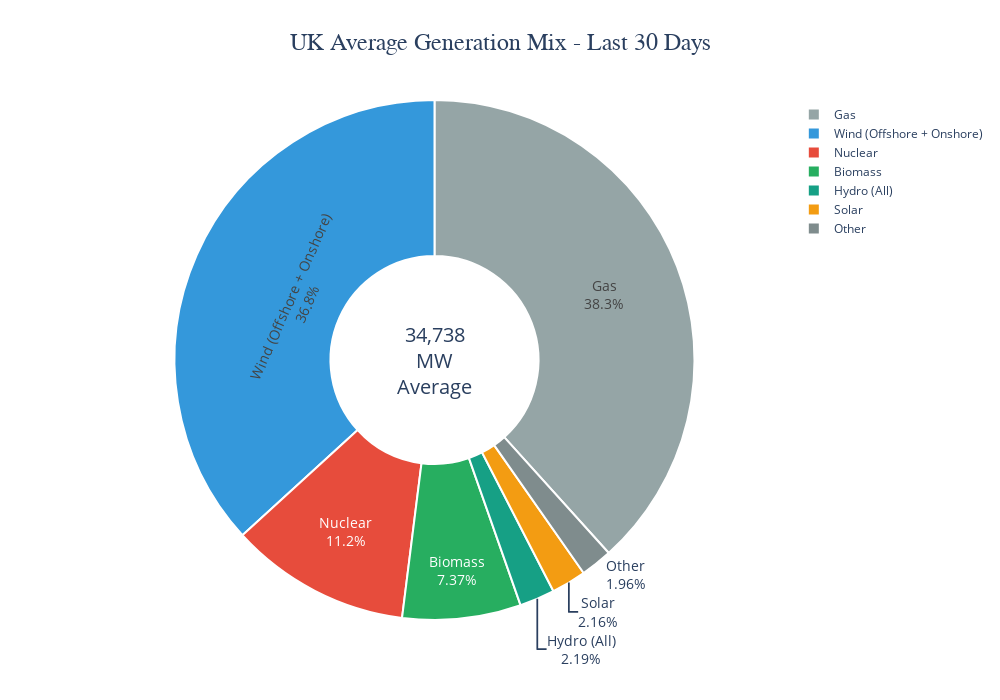

The notebook cell saved with this chart:
### Code cell
# Visualization 3: Average Generation by Fuel Type (30 days)

# Calculate average generation for each fuel type
fuel_averages = df_pivot[fuel_order].mean().sort_values(ascending=False)

# Group into categories
categories = {
    'Wind (Offshore + Onshore)': fuel_averages[['Wind Offshore', 'Wind Onshore']].sum(),
    'Gas': fuel_averages['Fossil Gas'],
    'Nuclear': fuel_averages['Nuclear'],
    'Biomass': fuel_averages['Biomass'],
    'Solar': fuel_averages['Solar'],
    'Hydro (All)': fuel_averages[['Hydro Pumped Storage', 'Hydro Run-of-river and poundage']].sum(),
    'Other': fuel_averages['Other'],
    'Coal': fuel_averages['Fossil Hard coal'],
    'Oil': fuel_averages['Fossil Oil']
}

# Remove zeros
categories = {k: v for k, v in categories.items() if v > 0}

# Create donut chart
fig = go.Figure(data=[go.Pie(
    labels=list(categories.keys()),
    values=list(categories.values()),
    hole=0.4,
    marker=dict(
        colors=['#3498DB', '#95A5A6', '#E74C3C', '#27AE60', 
                '#F39C12', '#16A085', '#7F8C8D'],
        line=dict(color='white', width=2)
    ),
    textinfo='label+percent',
    textfont=dict(size=14),
    hovertemplate='<b>%{label}</b><br>%{value:,.0f} MW<br>%{percent}<extra></extra>'
)])

fig.update_layout(
    title={
        'text': 'UK Average Generation Mix - Last 30 Days',
        'x': 0.5,
        'xanchor': 'center',
        'font': {'size': 24, 'family': 'Arial, sans-serif'}
    },
    height=700,
    width=1000,
    template='plotly_white',
    annotations=[dict(
        text=f'{df_pivot["Total"].mean():,.0f}<br>MW<br>Average',
        x=0.5, y=0.5,
        font_size=20,
        showarrow=False
    )],
    margin=dict(l=80, r=80, t=100, b=80)
)

fig.show()

print(f"\n⚡ Generation Breakdown:")
for fuel, mw in sorted(categories.items(), key=lambda x: x[1], reverse=True):
    pct = (mw / df_pivot['Total'].mean()) * 100
    print(f"  {fuel:30s}: {mw:8,.0f} MW ({pct:5.1f}%)")

### Figure 1 — Plotly figure (JSON) as saved in the notebook; plotly's stock layout.template omitted (floating-point values rounded to 4 significant figures)
{"data": [{"hole": 0.4, "hovertemplate": "<b>%{label}</b><br>%{value:,.0f} MW<br>%{percent}<extra></extra>", "labels": ["Wind (Offshore + Onshore)", "Gas", "Nuclear", "Biomass", "Solar", "Hydro (All)", "Other"], "marker": {"colors": ["#3498DB", "#95A5A6", "#E74C3C", "#27AE60", "#F39C12", "#16A085", "#7F8C8D"], "line": {"color": "white", "width": 2}}, "textfont": {"size": 14}, "textinfo": "label+percent", "type": "pie", "values": [12770.0, 13310.0, 3904.0, 2559.0, 750.5, 760.4, 681.9]}], "layout": {"annotations": [{"font": {"size": 20}, "showarrow": false, "text": "34,738<br>MW<br>Average", "x": 0.5, "y": 0.5}], "height": 700, "margin": {"b": 80, "l": 80, "r": 80, "t": 100}, "title": {"font": {"family": "Arial, sans-serif", "size": 24}, "text": "UK Average Generation Mix - Last 30 Days", "x": 0.5, "xanchor": "center"}, "width": 1000}}
